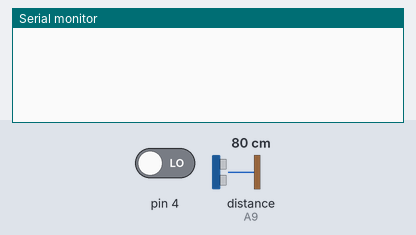
A sketch run on a simulated Arduino Mega 2560, built with avr-gcc and run on an emulated ATmega2560. Parts: the last lines printed to the serial monitor. Wiring (inferred from the names in the program): ultrasonic range finder: trigger A10; echo A9. The inputs (shaded band) are chosen by the test bench; at power-on: pin 4 LOW, distance to the obstacle (sensor on A9) 80 cm. The echo pulse lasts 58.3 µs per cm.

Above: at 1.2 s.
1.3 s: pin 4 driven HIGH
At 1.74 s:
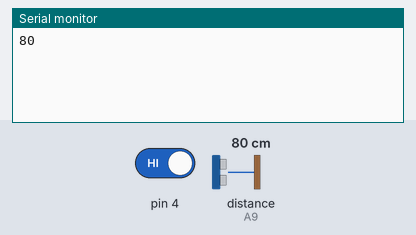
3.6 s: distance to the obstacle (sensor on A9) set to 2 cm
At 3.87 s:
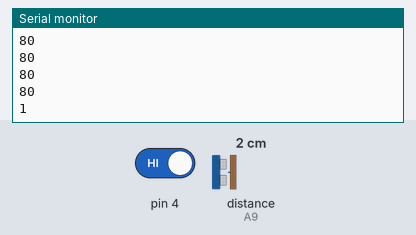
5.1 s: distance to the obstacle (sensor on A9) set to 4 cm
At 5.37 s:
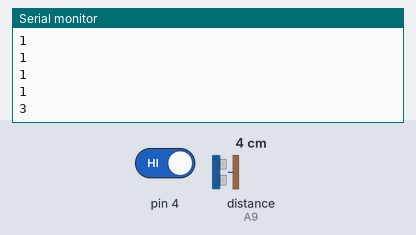
Timing chart, 0 to 8.1 s (numbered marks = the images above; inputs shaded):
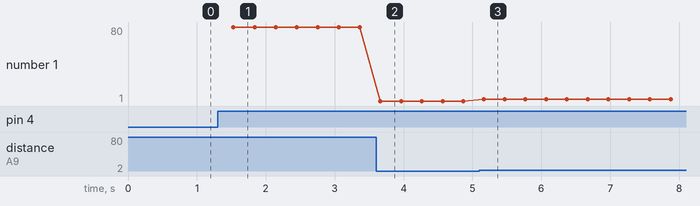

Measured:
- after the input at 1.3 s, the serial monitor: prints a new line after 0.23 s (image 1)
- after the input at 3.6 s, the serial monitor: prints a new line after 0.06 s (image 2)
- after the input at 5.1 s, the serial monitor: prints a new line after 0.07 s (image 3)
- plotted number 1: 80 → 1 after the input at 3.6 s, 1 → 3 after the input at 5.1 s

The sketch:

proyecto.ino
```cpp
const int trigPin = A10;
const int echoPin = A9;

long duracion;
int distancia;


void setup()
{
  pinMode(trigPin, OUTPUT);
  pinMode(echoPin, INPUT);

  Serial.begin(9600);
}
void loop()
{
  digitalWrite(trigPin, LOW);
  delayMicroseconds(2);
  digitalWrite(trigPin, HIGH);
  delayMicroseconds(10);
  digitalWrite(trigPin, LOW);
  duracion = pulseIn(echoPin, HIGH);
  distancia = (duracion * 0.0345) / 2;

  if (digitalRead(4) == 1){
    Serial.println(distancia);
  }
  delay(300);
}
```
